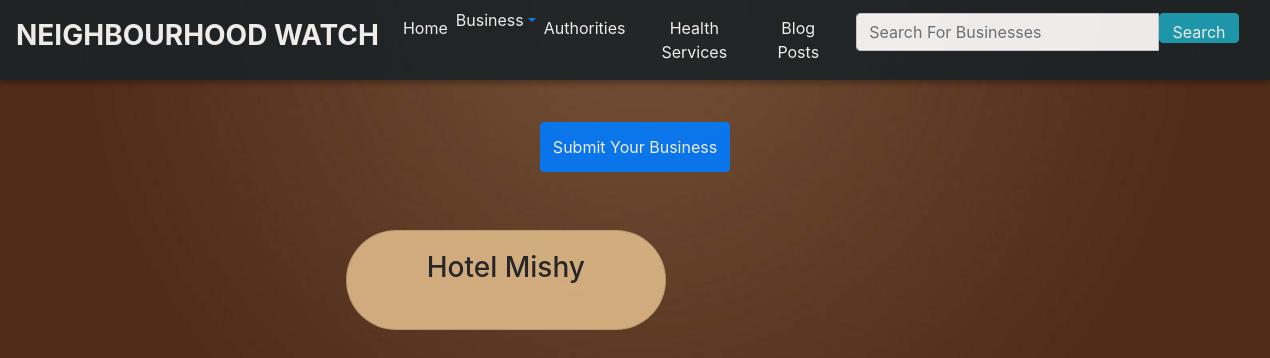
The page /kiamunyiB/ on the database as committed earlier.
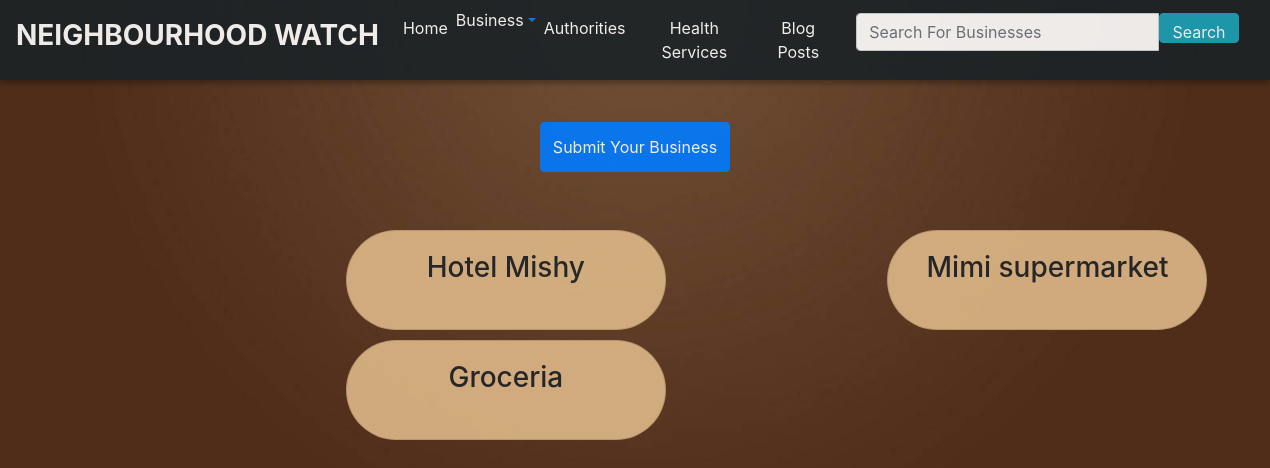
The same page on the database as committed later.
### neighbourhood/models.py (models this page shows, shortened)
class Business(models.Model):
    name = models.CharField(max_length=100)
    email = models.EmailField()
    logo = models.ImageField(upload_to='businesslogo/')
    description = HTMLField()
    neighbourhood = models.ForeignKey(Neighbourhood,related_name='business', on_delete=models.CASCADE,null=True,blank=True)
    user = models.ForeignKey(User, on_delete=models.CASCADE,null=True,blank=True)
    owner=models.CharField(max_length=250,null=True)

### neighbourhood/views.py (the view)
# urls.py: url(r'kiamunyiB/',views.kiamunyiBusiness,name='kiamunyiB'),
def kiamunyiBusiness(request):
   kiamunyi_neighbourhood = Neighbourhood.objects.get(pk=2)
   businesses =  Business.objects.filter(neighbourhood=kiamunyi_neighbourhood)
   return render(request,'Kiamunyibusiness.html', {'businesses':businesses})

### neighbourhood/templates/Kiamunyibusiness.html (shortened to what this page needs)
{%extends 'index.html'%}
{%load static%}
{%load bootstrap4%}
{%block content%}
<nav class="navbar navbar-expand-lg">
    <a class="navbar-brand" style="color: white;" href="#"><h3><strong>NEIGHBOURHOOD WATCH</strong></h3></a>
        <div class="collapse navbar-collapse" id="navbarTogglerDemo02">
         <ul class="navbar-nav mr-auto smooth-scroll">
          <li class="nav-item">
            <a class="nav-link" href="{%url 'kiamunyi'%}">Home
            </a>
          </li>
          <li class="nav-item">
            <a href="#" class="dropdown-toggle" data-toggle="dropdown" role="button"><span class="bus">Business</span></a>
          </li>
          <li class="nav-item">
            <a class="nav-link" href="{%url 'Kauth'%}" data-offset="90">Authorities</a>
          </li>
          <li class="nav-item">
            <a class="nav-link" href="{%url 'Khealth'%}" data-offset="90">Health Services</a>
          </li>
          <li class="nav-item">
            <a class="nav-link" href="{%url 'KPosts'%}" data-offset="90">Blog Posts</a>
          </li>
        </ul>
       </div>
       <div class="col-sm-4 col-md-4 navbar-right">
        <form class="navbar-form" role="search" action="{% url 'search_results' %}">
          <div class="input-group">
            <input
              type="text"
              class="form-control"
              placeholder="Search For Businesses"
              name="business"
              width="40px"
            />
            <div class="input-group-btn">
              <button
                class="btn btn-info"
                type="submit"
                style="width: 80px; height: 30px; text-align: center"
              >
                Search
              </button>
            </div>
          </div>
        </form>
      </div>
</nav>
<div class="text-center">
  <a href="{% url 'business_form'%}" >
      <button class="btn btn-primary" style="height:50px;  margin-top: -6px;">Submit Your Business</button>
  </a>
</div>
<div class="row">
    {% for business in businesses %}
    <div class="col-md-5" style="position: relative; left:250px; display: flex; justify-content: space-evenly;">
        <div class="card" data-toggle="modal" data-target="#{{business.id}}" style="height: 100px;background-color: burlywood; border-radius: 50px">
            <div class="card-body">
                <h3 class="card-title" style="text-align: center;">{{business.name|truncatechars:19}}</h3>
            </div>
        </div>
    </div>
    {% endfor %}
</div>
  {%endblock%}

Rows that differ between the two databases and show on the page:
added Business: name "Mimi supermarket"
added Business: name "Groceria"
